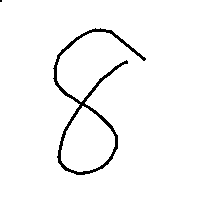
#> input picture Recognition/data/8/13.png, 200 x 200 px, found by its file name; its folder holds only this picture in this run
$ python make_dataset.py   (older library calls are emulated)
#> lines starting #> are read from the running program, lines starting #| are printed output that depends on the picture; after the words box and inside, x2 and y2 are one past the last pixel; in counts of white or black regions, pixels touching at a corner belong together
import os
from PIL import Image
import numpy as np
import csv


def make_dataset(flag, symbol_only):
    cwd = r'data\\'
    classes = os.listdir(cwd)
    f = open(flag + "_" + str(int(symbol_only is True)) + ".csv", "w", newline="")
    writer = csv.writer(f)
    if flag == "train":
        column_name = ["label"]
    else:
        column_name = []
    column_name.extend(["pixel%d" % i for i in range(30 * 30)])
    writer.writerow(column_name)

    for index, name in enumerate(classes):
        if symbol_only and name.isalnum() and len(name) == 1:
            continue
        class_path = cwd + name + '\\'
        cnt = 0
        for img_name in os.listdir(class_path):
            if flag == "test" and cnt <= 30:
                cnt = cnt + 1
                continue
            if flag == "train" and cnt >= 30:
                break
            img_path = class_path + img_name
            img = Image.open(img_path)
            img = img.convert('L')
            img = img.resize((30, 30), Image.ANTIALIAS)
            img_raw = np.array(img)
            img_raw = 255 - np.reshape(img_raw, -1)
            if flag == "train":
                row_data = [index]
            else:
                row_data = []
            row_data.extend(img_raw)
            writer.writerow(row_data)
            cnt = cnt + 1
            if flag == "test" and cnt > 33:
                break


if __name__ == "__main__":
    make_dataset("test", True)
    make_dataset("train", True)
    make_dataset("test", False)
    make_dataset("train", False)
#> call 4 of make_dataset, with flag = 'train', symbol_only = False
#> in make_dataset, img is the input picture: PIL image 200x200 RGB; 96.8% white; black in thin lines or dots, all inside (x1, y1, x2, y2) = (0, 0, 146, 175)
#> in make_dataset (call 4), `img = img.resize((30, 30), Image.ANTIALIAS)`:
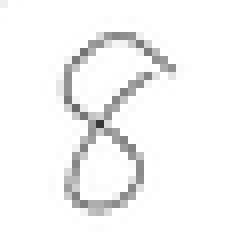
#> img: PIL image 30x30 L (shown 8 times larger); min 55, max 255, mean 245.3
#> in make_dataset (call 4), `img_raw = 255 - np.reshape(img_raw, -1)`: img_raw = 900 values, max 200 at index 462, min 0 at index 1, mean 9.72
